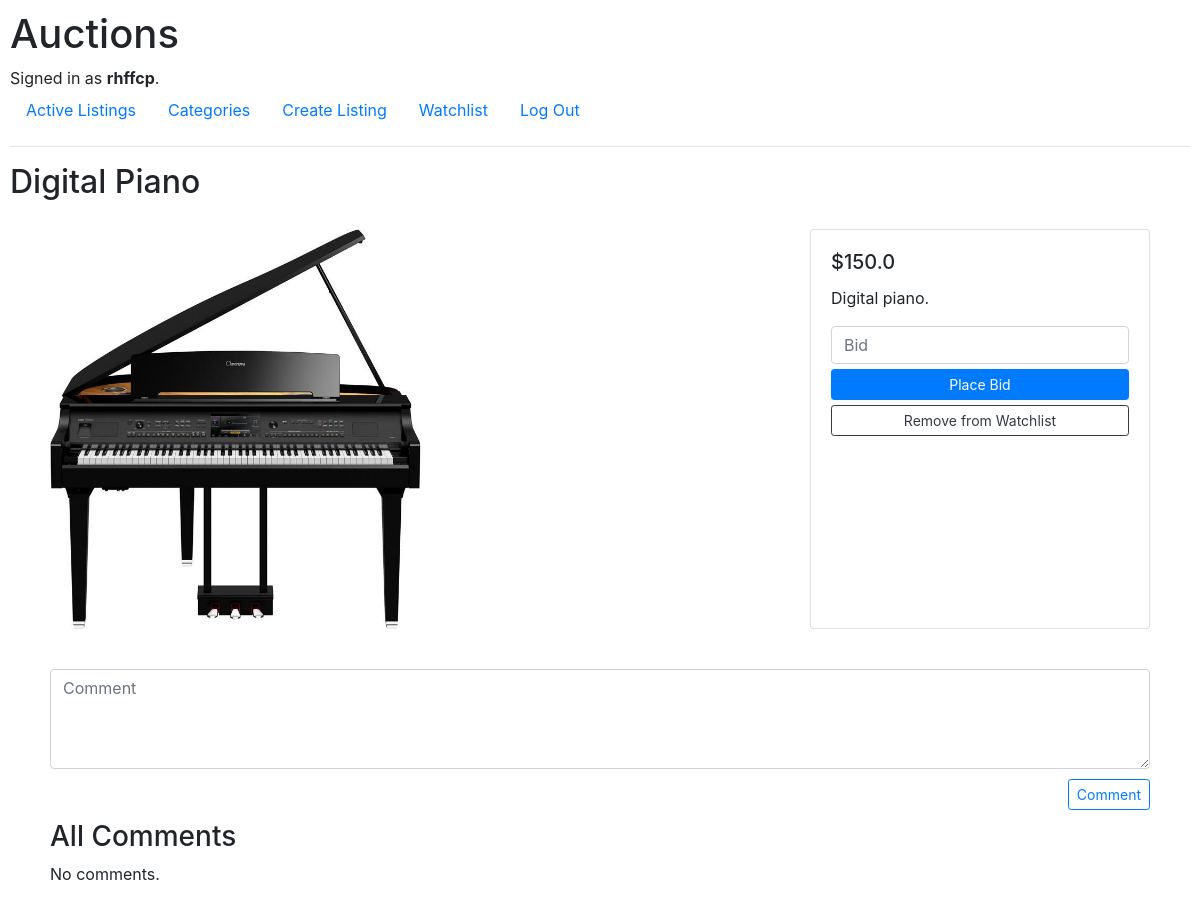
The page /listing/8 (signed in) on the database its author committed.
### auctions/models.py (models this page shows, shortened)
class User(AbstractUser):
    pass

class Listing(models.Model):
    title = models.CharField(max_length=100)
    image = models.ImageField(upload_to="images/", null=True)
    description = models.CharField(max_length=300)
    starting_bid = models.FloatField()
    current_bid = models.FloatField(blank=True, null=True)
    category = models.CharField(choices=CATEGORIES, max_length=1, null=True)
    top_bidder = models.ForeignKey(User, on_delete=models.CASCADE, related_name="bidder", blank=True, null=True)
    status = models.BooleanField(default=True)
    creator = models.ForeignKey(User, on_delete=models.CASCADE, related_name="creator", blank=True, null=True)
    watchers = models.ManyToManyField(User, blank=True, related_name="watchlist")

### auctions/views.py (the view, shortened to what this page needs)
# urls.py: path("listing/<int:listing_id>", views.listing, name="listing"),
def listing(request, listing_id):
    listing = Listing.objects.get(id=listing_id)
    bid_error = False
    bid_placed = False
    user = request.user
    winner = listing.top_bidder
    access_error = False
    if listing.top_bidder is None:
        winner = "None"
    if request.user.is_authenticated:
        logged_in = True
    else:
        logged_in = False
    if request.user in listing.watchers.all():
        watcher_exists = True
    else:
        watcher_exists = False
    return render(request, "auctions/listing.html", {
        "listing": listing,
        "logged_in": logged_in,
        "watcher_exists": watcher_exists,
        "form": BidForm(),
        "bid_error": bid_error,
        "bid_placed": bid_placed,
        "user": user,
        "winner": winner,
        "comment_form": CommentForm(),
        "comments": listing.comments.all(),
        "access_error": access_error,
    })

### auctions/views.py
class BidForm(forms.ModelForm):
    class Meta:
        model = Bid
        fields = ['new_bid']
        widgets = {'new_bid': forms.NumberInput(
            attrs={'class': "form-control", 'placeholder': "Bid"})}

class CommentForm(forms.ModelForm):
    class Meta:
        model = Comment
        fields = ['comment']
        widgets = {'comment': forms.Textarea(
            attrs={'class': "form-control", 'style': "height: 100px", 'placeholder': "Comment"})}

### auctions/templates/auctions/listing.html (shortened to what this page needs)
{% extends "auctions/layout.html" %}
{% load humanize %}
{% block body %}
    <h2>{{ listing.title }}</h2>
    <div class="container">
        <div class="row">
            <div class="col-lg-8">
                <img src="{{ listing.image.url }}">
            </div>
            <div class="col-lg-4">
                <div class="card h-100">
                    <div class="card-body">
                        <h5 class="card-title">
                            {% if listing.current_bid is None %}
                                ${{ listing.starting_bid|intcomma }}
                            {% else %}
                                ${{ listing.current_bid|intcomma }}
                            {% endif %}
                        </h5>
                        <p class="card-text">{{ listing.description }}</p>
                        <form action="{% url 'listing' listing.id %}" method="post">
                            <div style="margin-bottom: 5px;">
                                {{ form.new_bid }}
                            </div>
                            <div style="margin-bottom: 5px;">
                                <input class="btn btn-primary btn-sm btn-block" type="submit" value="Place Bid">
                            </div>
                        </form>
                        {% if not logged_in %}
                            <form action="{% url 'listing' listing.id %}" method="post">
                                {% csrf_token %}
                                <input class="btn btn-outline-success btn-sm btn-block" type="submit" value="Add to Watchlist">
                            </form>
                        {% else %}
                            <a href="{% url 'edit_watchlist' listing.id %}">
                                {% if watcher_exists %}
                                <div style="margin-bottom: 5px;">
                                    <input class="btn btn-outline-dark btn-sm btn-block" type="submit" value="Remove from Watchlist">
                                </div>
                                {% else %}
                                <div style="margin-bottom: 5px;">
                                    <input class="btn btn-outline-success btn-sm btn-block" type="submit" value="Add to Watchlist">
                                </div>
                                {% endif %}
                            </a>
                        {% endif %}
                    </div>
                </div>
            </div>
        </div>
        <div class="row">
            <div class="col">
                <form action="{% url 'listing' listing.id %}" method="post">
                    <div style="margin-bottom: 10px;">
                        {{ comment_form.comment }}
                    </div>
                    <div style="margin-bottom: 10px; text-align: right;">
                        <input class="btn btn-outline-primary btn-sm" type="submit" value="Comment">
                    </div>
                </form>
                <h3>All Comments</h3>
                {% if comments %}
                    {% for comment in comments %}
                        <div class="card" style="border: none;">
                            <div class="card-body">
                                <h6 class="card-subtitle mb-2 text-muted">{{ comment.user }}</h6>
                                <p class="card-text">{{ comment }}</p>
                            </div>
                        </div>
                    {% endfor %}
                {% else %}
                    No comments.
                {% endif %}
            </div>
        </div>
    </div>
{% endblock %}

### auctions/templates/auctions/layout.html (shortened to what this page needs)
{% load static %}
<!DOCTYPE html>
<html lang="en">
    <head>
        <link rel="stylesheet" href="https://stackpath.bootstrapcdn.com/bootstrap/4.4.1/css/bootstrap.min.css">
        <link href="{% static 'auctions/styles.css' %}" rel="stylesheet">
    </head>
    <body>
        <h1>Auctions</h1>
        <div>
            {% if user.is_authenticated %}
                Signed in as <strong>{{ user.username }}</strong>.
            {% else %}
                Not signed in.
            {% endif %}
        </div>
        <ul class="nav">
            <li class="nav-item">
                <a class="nav-link" href="{% url 'index' %}">Active Listings</a>
            </li>
            <li class="nav-item">
                <a class="nav-link" href="{% url 'categories' %}">Categories</a>
            </li>
            {% if user.is_authenticated %}
                <li class="nav-item">
                    <a class="nav-link" href="{% url 'create' %}">Create Listing</a>
                </li>
                <li class="nav-item">
                    <a class="nav-link" href="{% url 'watchlist' %}">Watchlist</a>
                </li>
                <li class="nav-item">
                    <a class="nav-link" href="{% url 'logout' %}">Log Out</a>
                </li>
            {% endif %}
        </ul>
        <hr>
        {% block body %}
        {% endblock %}
    </body>
</html>

### auctions/static/auctions/styles.css (style rules this page uses)
body { padding: 10px; }

### auctions/templates/auctions/listing.html (style rules this page uses)
img { height: 400px; }
.row > div { padding: 20px; }

### rows shown on the page
User: username "rhffcp"
Listing: title "Digital Piano", image (picture), starting_bid "150.0", description "Digital piano."
